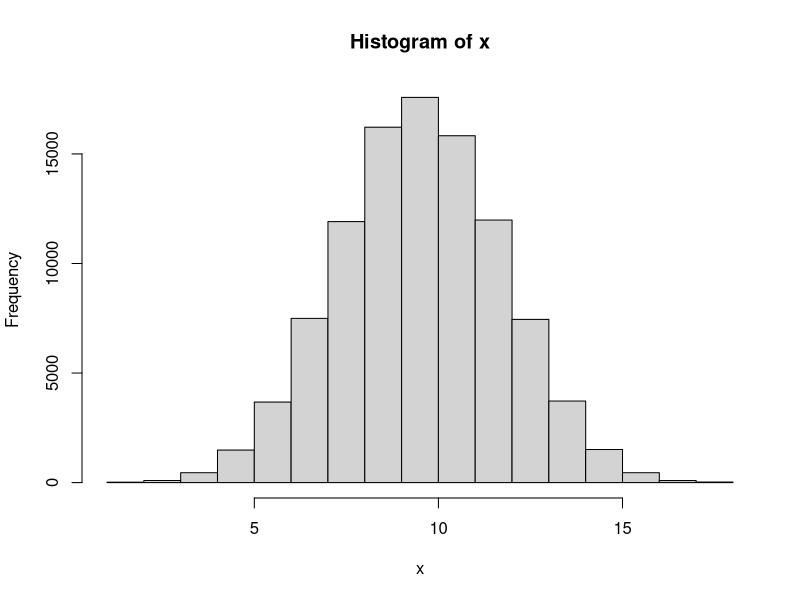
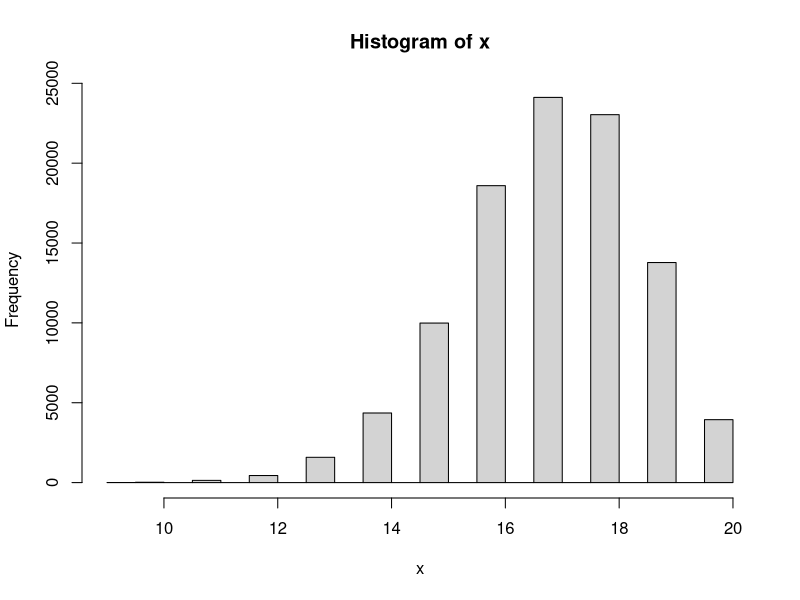

R code for these plots, in order:
#------------------

# Answer to the Question # 01

#------------------

# No 1 of Q.1 

#a) 

# Taking a sample 

x1 <- rbinom(1, 20, 0.5)

#The value of x1
x1


#b) 

#Finding the range for x1


n <- 20

p <- 0.5


# Finding and defining the minimum value

min_value <- min(0, n)

# Finding and defining the maximum value

max_value <- max(0:n)

# Calculate the cumulative probability at the minimum value

cdf_min <- pbinom(min_value, n, p)

# Calculate the cumulative probability at the maximum value

cdf_max <- pbinom(max_value, n, p)

# Range of the binomial distribution

range_binomial <- c(min_value, max_value)

range_binomial


#2 of Q.1

# Repeating Q.1 for N = 100000 times


N <- 100000

x <- rep(NA, N)

x

for (i in 1: N){
  x[i] <- rbinom(1, 20, 0.5)
}

x

# Plot the histogram

hist(x)

#Find the min and max value

max(x)

min(x)


#3 of Q.1 

# Now setting if x is bigger or less than 15 then y = 1 . And y = 0 otherwise.

y_1 <- ifelse(c(x)>=15, 1,0)
y_1



# 4 of Q.1

#Calculating summation of y


sum(y_1)




#5 of Q.1 


# Now repeating all the steps above for n = 20 and p =0.85


#a) 

# Taking a sample 

x1 <- rbinom(1, 20, 0.85)
x1


#b)

#Finding the range for x1

n <- 20

p <- 0.85

# Find the minimum value

min_value <- min(0, n)

# Find the maximum value

max_value <- max(0:n)

# Calculate the cumulative probability at the minimum value

cdf_min <- pbinom(min_value, n, p)

# Calculate the cumulative probability at the maximum value

cdf_max <- pbinom(max_value, n, p)

# Range of the binomial distribution

range_binomial <- c(min_value, max_value)

range_binomial


#c. 

# Now taking N = 100000 times

N <- 100000

x <- rep(NA, N)

x

for (i in 1: N){
  x[i] <- rbinom(1, 20, 0.85)
}

x

# Plot the histogram

hist(x)


#Find the min and max value

max(x)

min(x)


#d. 

# Now setting if x is bigger or less than 15 then y = 1 . And y = 0 otherwise

y_1 <- ifelse(c(x)>=15, 1,0)
y_1


#e. 

#Calculating summation of y

sum(y_1)


#f. 

#Calculating summation of y divided by N

sum(y_1) / N




# ---------------------------------------------

# Answer to the Question # 01 - (6) : 

# ---------------------------------------------


# Now I have to make a guess about type I and type II errors for Null Hypothesis H0: p0 = 0.5 VS Alternative hypothesis H1: p1 = 0.85. For setting that what is the chance of a fair coin landing on heads at least 15 times out of 20 flips.


# Type I error means we reject the null hypothesis when it is actually true. It is also known as 'False Positive'. The significance level or alpha (a) is the probability of making a type I error. We usually set it as 0.05 or 0.01.


# The chance of a fair coin landing on heads at least 15 times out of 20 flips, we are using binomial distribution and two tailed test for this question. By calculating on the calculator it is found that the probability of getting 15 or more successes out of 20 trials when the p0 = 0.5 is approximately 0.026. So, it can be said that if the p0 = 0.5, we would reject the null hypothesis and conclude that the proportion is significantly different from 0.5 in about 2.6% of the cases.

# On the other hand, Type II error means we fail to reject the null hypothesis when it is actually false. It is also known as 'False Negative'. The probability of making a type II error is denoted by beta (B).

# To find the probability of a type II error, we know that for the alternative hypothesis, p1 = 0.85. By calculating on the calculator, we got that the chance of a fair coin landing on heads at least 15 times out of 20 flips when p1 = 0.85 is approximately 0.408. This means we would fail to reject the null hypothesis and conclude that the proportion is not significantly different from 0.5 in about 40.8% of the cases.

# In summary, the estimated probabilities of making a type I error and a type II error for this hypothesis test are approximately 0.026 and 0.408, respectively.





# ---------------------------------------------

#Answer to the Q. 2 :

# ---------------------------------------------

# Here is the sample : 2 2 1 2 2 2 1 1 2 1 1 2 2 1 1 2 1 2 2 2 1 2 1 2 1 2 2 2 2 2 2 2 2 1 2 1 2 1 2 2


# We have to test the sample that if it is random or not.


# To test whether the process of treatment assignments is random, we will use a chi-squared fit test. At first we will count the number of treatments of each type, and then compare the observed frequencies to the expected frequencies under the assumption of a random process.

# In this case, there are 40 treatments. Among them:
  
# For Observed frequencies: Type 1 = 18 treatments and Type 2 = 22 treatments.

# Expected frequencies (we assume that there is randomness): Type 1 = 20 treatments and Type 2 = 20  treatments. (As there are 40 treatments in total and a 50% chance of each type).


# To calculate the chi-squared statistic, we can use the formula:
  
#  χ2 = Σ ((Oi - Ei)² / Ei)

# Here,

# Oi = Observed Frequency for category  i , (here i = 1 or 2), 

# Ei = Expected frequency for category i, (here i = 1 or 2).

# And the sum is taken over all categories.

# By using online calculator and plugging the numbers, we got that:
  
  
# χ2 = ((18-20)²/20) + ((22-20)²/20) = 0.4


# To determine whether this value is statistically significant, we need to compare it to a chi-squared distribution with one degree of freedom (since we have two categories and one parameter estimated from the data). Using a table, we find that the p-value for this test is approximately 0.5, which is very large.

# Therefore, we fail to reject the null hypothesis that the treatment assignments are random. In other words, there is no evidence to suggest that the process was biased or non-random.



# ---------------------------------------------

#Answer to the Q. 3 :

# ---------------------------------------------


#Answer for 3 - a


#1

# Taking a sample

x2 <- rbinom(1, 1, 0.5)
x2


#Then identify the range

n <- 1
p <- 0.5


# Find the minimum value

min_value <- min(0, n)


# Find the maximum value

max_value <- max(0:n)


# Calculate the cumulative probability at the minimum value

cdf_min <- pbinom(min_value, n, p)

# Calculate the cumulative probability at the maximum value

cdf_max <- pbinom(max_value, n, p)

# Range of the binomial distribution

range_binomial <- c(min_value, max_value)

range_binomial


#For question 3 - (a) - #2 and #3

# Patient will get “A” if x2 = 1, and get “B” if x2 = 0

# Repeating 1 & 2 for N = 40


N <- 40
x <- rep(NA, N)

x

for (i in 1: N){
  x[i] <- rbinom(1, 1, 0.5)
}

x

# Now assigning A and B for 1 and 0 respectively.

x[x == 1] <- "A"
x[x == 0] <- "B"


# print the modified values of x

print(x)


#Number of A and B

table(x)


# --------------------------------------------


# --------------------------------------------


#Answer for 3 - b



# Set the block size

block_size <- 40


# Create a vector of treatment assignments

treatments <- rep(c("A", "B"), length.out = block_size*1)


# Create a vector of block assignments

blocks <- rep(1:1, each = block_size)


# Randomly permute the blocks

blocks <- sample(blocks)


# Order the treatment assignments within each block

for (i in 1:1) {
  treatments[blocks == i] <- sample(treatments[blocks == i])
}

# View the resulting treatment assignments by block

a <- split(treatments, blocks)

a

#Number of A and B

table(a)

# The difference between 3(a) and 3 (b) is that - in 3 (a) , though the probability is p = 0.5 , for the N = 40 , number of A and B is not same. For my case , A = 18 and B = 22. But, in 3 (b) we used random permutated block randomization with a block size of 40. And for this case number of A and B is same. For my case , A = 20 and B = 20.



# --------------------------------------------

# --------------------------------------------


# Answer for 3 - c


# Set the block size of 8


block_size <- 8


# Create a vector of treatment assignments


treatments <- rep(c("A", "B"), length.out = block_size*5)


# Create a vector of block assignments


blocks <- rep(1:5, each = block_size)




# Randomly permute the blocks



blocks <- sample(blocks)



# Order the treatment assignments within each block

for (i in 1:5) {
  treatments[blocks == i] <- sample(treatments[blocks == i])
}


# View the resulting treatment assignments by block. There are 5 different block with block size of 8


d <- split(treatments, blocks)
d

# Now, merging all the 5 different blocks into 1. So, now there will be 40


b <- unsplit(treatments, blocks)

b


#Number of A and B

table(b)

# The difference between 3(b) and 3 (c) is that - in 3 (b) , we used random permutated block randomization with a block size of 40. And for this case number of A and B is same. For my case , it was A = 20 and B = 20. But, in 3 (c) though we used random permutated block randomization, but this time with a block size of 8. After that we added all the 8 blocks so total sample is 40. And for this case number of A and B is not same. For my case , it was A = 24 and B = 16. 

# If we stop the study for toxicity for in sample size = 20, then for 3 (b) = The difference between number of A and B will not be that much. 

# But, for 3 (c) = The difference between number of A and B will be more than 3 (b)
